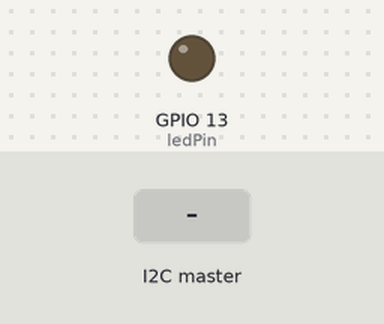
The sketch below on a simulated ESP32. Shown: output pins drawn as LEDs (lit = HIGH). The inputs (shaded band) are chosen by the test bench.

Above: at 1.2 s.
1.3 s: the I2C master sends the byte 1
At 1.9 s:
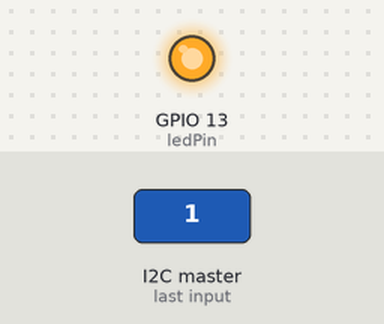
2.8 s: the I2C master sends the byte 0
At 4.0 s:
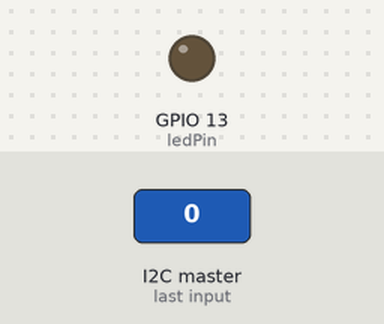
4.3 s: the I2C master sends the byte 2
At 5.4 s:
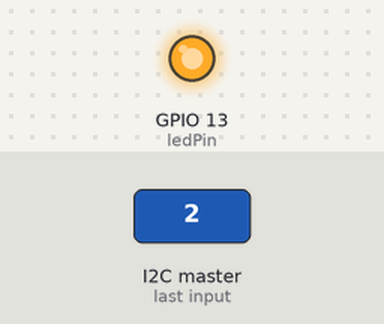
Timing chart, 0 to 7.3 s (numbered marks = the images above; inputs shaded):
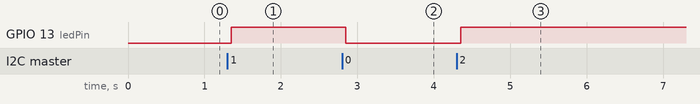

Measured:
- after the input at 1.3 s, GPIO 13 (ledPin): LOW → HIGH after 0.05 s
- after the input at 2.8 s, GPIO 13 (ledPin): HIGH → LOW after 0.05 s
- after the input at 4.3 s, GPIO 13 (ledPin): LOW → HIGH after 0.05 s

The sketch:

hexaAddressESP32.ino
```cpp
/*
  Arduino Slave for Raspberry Pi Master
  i2c_slave_ard.ino
  Connects to Raspberry Pi via I2C

  DroneBot Workshop 2019
  https://dronebotworkshop.com
*/

// Include the Wire library for I2C
#include <Wire.h>

// LED on pin 13
const int ledPin = 13;

void setup() {
  // Join I2C bus as slave with address 8
  Wire.begin(0x8);

  // Call receiveEvent when data received
  Wire.onReceive(receiveEvent);

  // Setup pin 13 as output and turn LED off
  pinMode(ledPin, OUTPUT);
  digitalWrite(ledPin, LOW);
}

// Function that executes whenever data is received from master
void receiveEvent(int howMany) {
  while (Wire.available()) { // loop through all but the last
    char c = Wire.read(); // receive byte as a character
    digitalWrite(ledPin, c);
  }
}
void loop() {
  delay(100);
}
```
